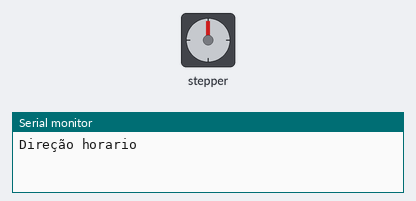
A program run on a simulated Arduino Uno, built with avr-gcc and run on an emulated ATmega328P. Shown: stepper motor, the last lines printed to the serial monitor. Wiring (inferred from the names in the program): stepper motor driver (200 steps per turn assumed): step pin 3; direction pin 4.

Above: at 0.05 s.
At 0.2 s:
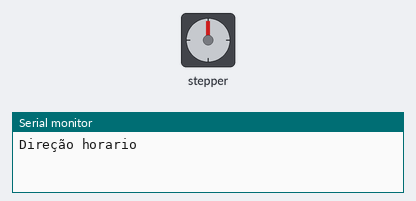
At 2.25 s:
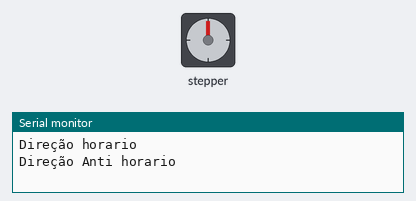
At 4.35 s:
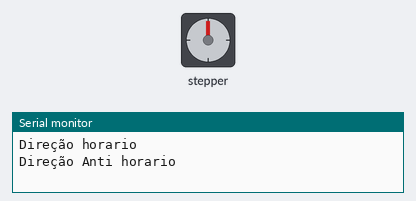
Timing chart, 0 to 5.7 s (numbered marks = the images above):
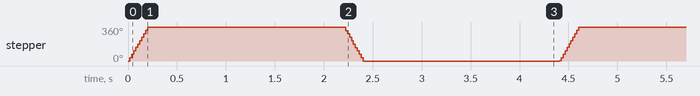

Measured:
- by itself, stepper: turns 360° clockwise in 0.18 s, then 360° counter-clockwise in 0.20 s, repeating every 4.4 s

The program:

main.cpp
```cpp
#include <Arduino.h>

const int stepPin = 3;
const int dirPin = 4;

void setup() {
  pinMode(stepPin, OUTPUT);
  pinMode(dirPin, OUTPUT);

  Serial.begin(9600);

}

void loop() {

  Serial.println("Direção horario");
  digitalWrite(dirPin, HIGH);
  for(int x = 0; x < 200; x++){
    digitalWrite(stepPin, HIGH);
    delayMicroseconds(500);
    digitalWrite(stepPin, LOW);
    delayMicroseconds(500);
  }
  delay(2000);

  Serial.println("Direção Anti horario");
  digitalWrite(dirPin, LOW);
  for(int x = 0; x < 200; x++){
    digitalWrite(stepPin, HIGH);
    delayMicroseconds(500);
    digitalWrite(stepPin, LOW);
    delayMicroseconds(500);
  }
  delay(2000);


}
```
